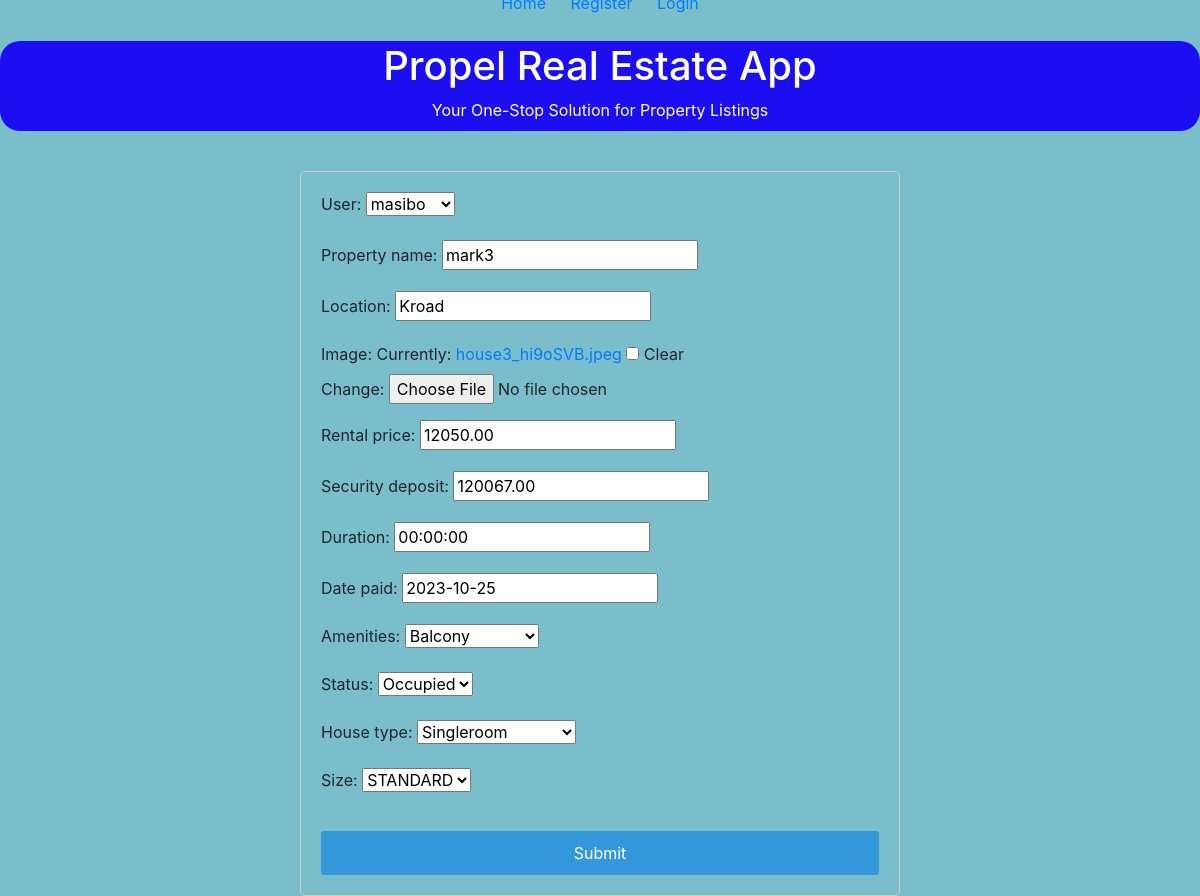
The app's page /update_listing/1/ with its own data.
### coreApp/models.py (models this page shows, shortened)
class Property_model(models.Model):
    user = models.ForeignKey(User, on_delete=models.CASCADE, related_name='property')
    property_name = models.CharField(max_length=255)
    location = models.CharField(max_length=50)
    image = models.ImageField(blank=True, null=True)
    rental_price = models.DecimalField(max_digits=10, decimal_places=2)
    security_deposit = models.DecimalField(max_digits=10, decimal_places=2)
    start_date = models.start_date = datetime.now()
    end_date = models.end_date = datetime.now()
    duration = models.DurationField()
    date_paid = models.DateField(blank=True, null=True)
    AMENITIES_CHOICES = [
        ('Balcony','Balcony'),
        ('Gym','Gym'),
        ('SwimmingPool','SwimmingPool')]
    STATUS_CHOICES=[
        ('Available','Available'),
        ('Occupied', 'Occupied') ]
    HOUSE_SIZE = [('STANDARD','STANDARD'),
                  ('Spacious','Spacious')]
    TYPE_OF_HOUSE =[('Singleroom','Singleroom'),
                    ('Bedsitter','Bedsitter'),
                    ('Onebedroom','Onebedroom'),
                    ('Twobedroom','Twobedroom'),
                    ('Threebedroom','Threebedroom'),
                    ('Fourbedroom','Fourbedroom'),
                    ('Studio','Studio'),
                    ('Commercialshops','Commercialshops')]
    amenities = models.TextField(choices=AMENITIES_CHOICES)
    status = models.TextField(choices=STATUS_CHOICES)
    house_type = models.CharField(max_length=50,choices=TYPE_OF_HOUSE)
    size = models.CharField(max_length=50,choices=HOUSE_SIZE)

### coreApp/views.py (the view)
# urls.py: path('update_listing/<int:pk>/', listing_update, name='update_listing'),
def listing_update(request, pk):
    listing = Property_model.objects.get(id=pk)
    form = ListingForm(instance=listing)
    if request.method == "POST":
        form = ListingForm(request.POST, instance=listing, files=request.FILES)
        if form.is_valid():
            form.save()
            return redirect("coreApp:listing_all")
    context = {"form": form}
    return render(request, "listing_update.html", context)

### coreApp/forms.py
class ListingForm(ModelForm):
    class Meta:
        model = Property_model
        fields = '__all__'

### coreApp/templates/listing_update.html (shortened to what this page needs)
{% include 'commons/base.html' %}
{% block content %}
<!DOCTYPE html>
<html lang="en">
<head>
  <link href="https://stackpath.bootstrapcdn.com/bootstrap/4.5.2/css/bootstrap.min.css" rel="stylesheet">
</head>
<body>
  <div class="form-container">
    <form method="post" enctype="multipart/form-data">
      <div class="form-group">
        {{ form.as_p }}
      </div>
      <button type="submit" class="btn btn-primary">Submit</button>
    </form>
  </div>
</body>
</html>
{% endblock %}

### accounts/templates/commons/base.html (style rules this page uses)
body { display: flex; flex-direction: column; min-height: 100vh; margin: 0; font-family: Arial, sans-serif; background-color: #7abecc; }

### accounts/templates/commons/header.html (style rules this page uses)
a { color: #333; text-decoration: none; }

### coreApp/templates/listing_update.html (style rules this page uses)
body { display: flex; justify-content: center; align-items: center; height: 100vh; margin: 0; background-color: #7abecc; }
.form-container { width: 50%; padding: 20px; border: 1px solid #ccc; border-radius: 5px; }
.form-container form { display: flex; flex-direction: column; }
.form-group { margin-bottom: 15px; }
button[type="submit"] { padding: 10px 20px; background-color: #3498db; color: #fff; border: none; border-radius: 3px; cursor: pointer; }

### records on screen
Property_model: user "masibo", property_name "mark3", location "Kroad", rental_price "12050.00", security_deposit "120067.00", duration "00:00:00", date_paid "2023-10-25", amenities "Balcony", status "Occupied", house_type "Singleroom", size "STANDARD"
